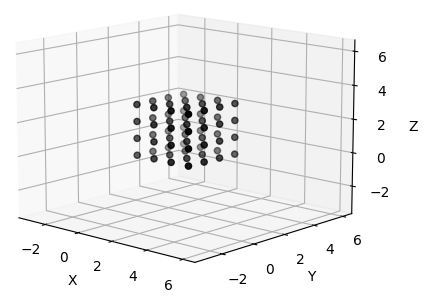

Python code for this plot:
#!/usr/bin/env python3
# -*- coding:utf-8 -*-

import numpy as np
import matplotlib.pyplot as plt

plt.figure()
ax = plt.axes(projection='3d')

edge = range(4)
X,Y,Z = np.meshgrid(edge, edge, edge)

ax.scatter(X, Y, Z, c='k', marker='o')

# 调整xyz轴
axis = range(-3, 7, 1)
ax.auto_scale_xyz(axis, axis, axis)

ax.set_xlabel('X')
ax.set_ylabel('Y')
ax.set_zlabel('Z')

plt.show()
